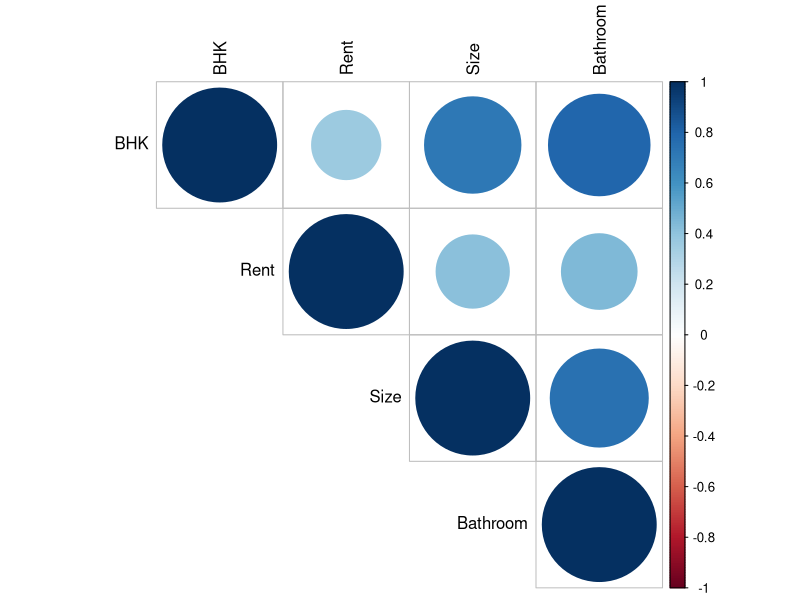
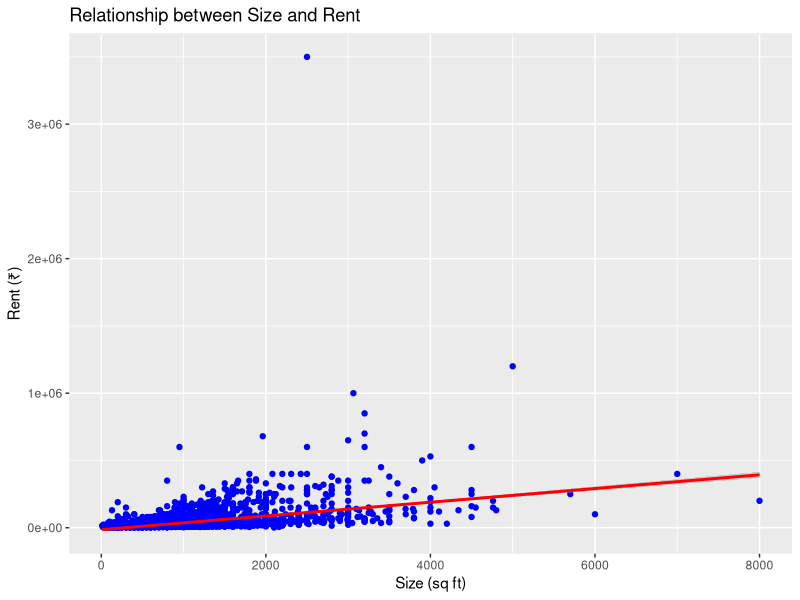
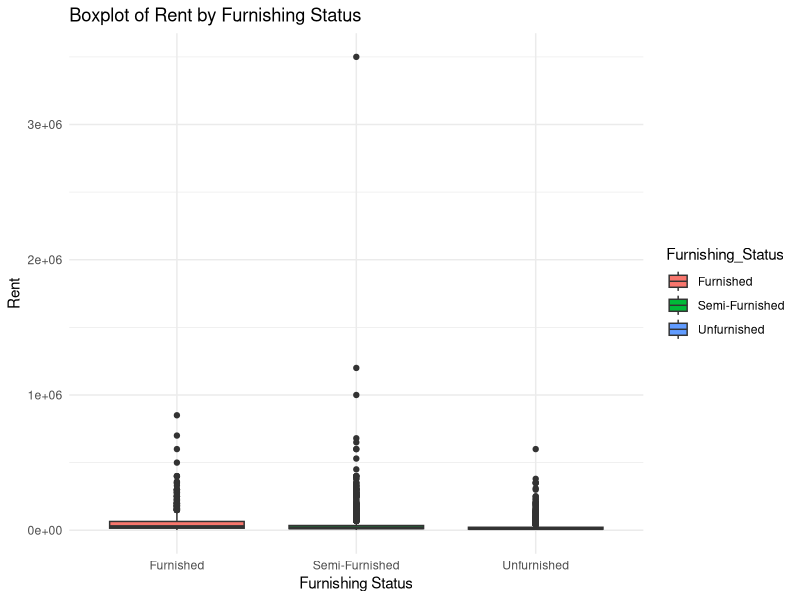
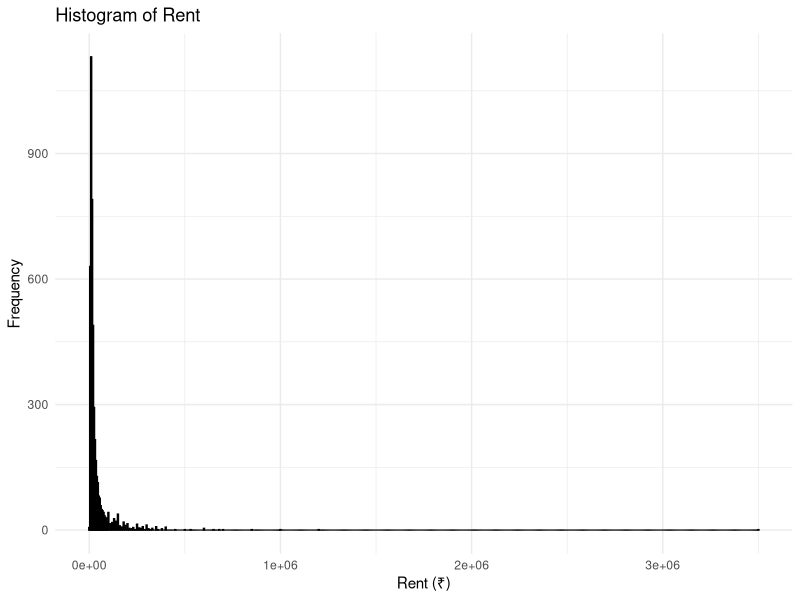
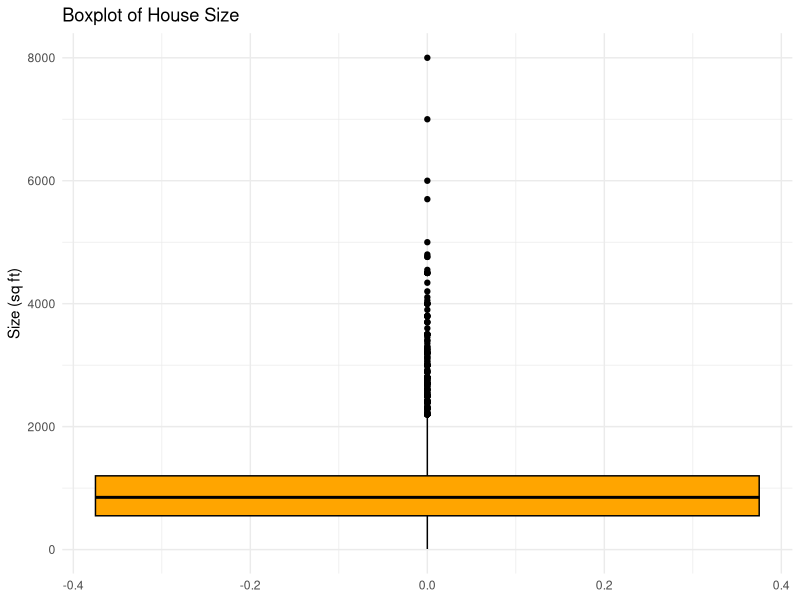
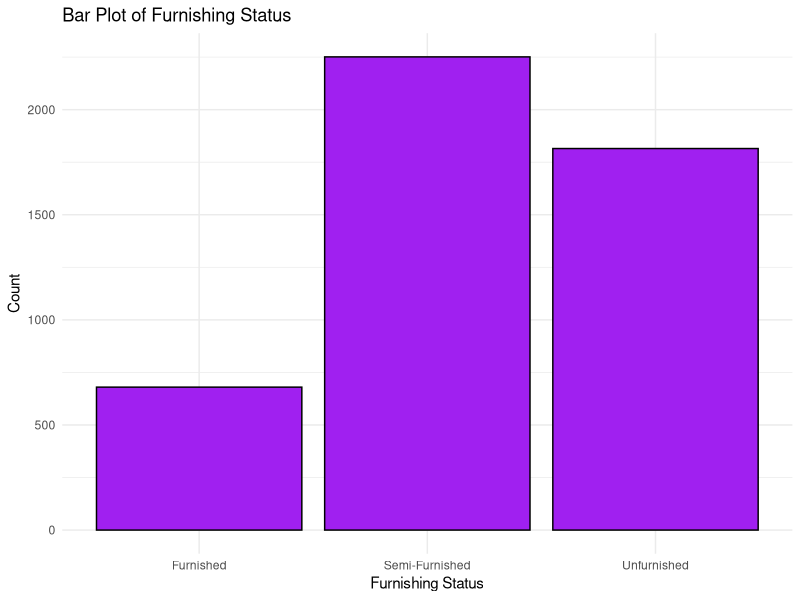
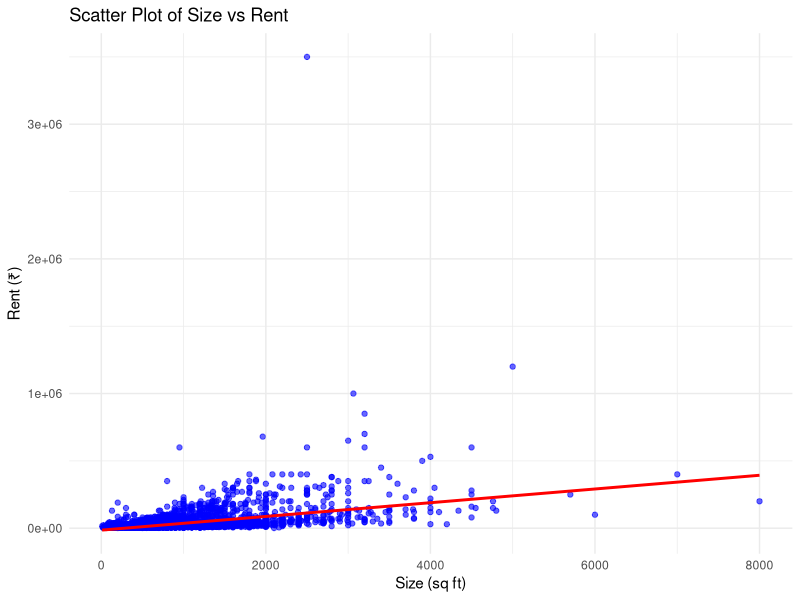
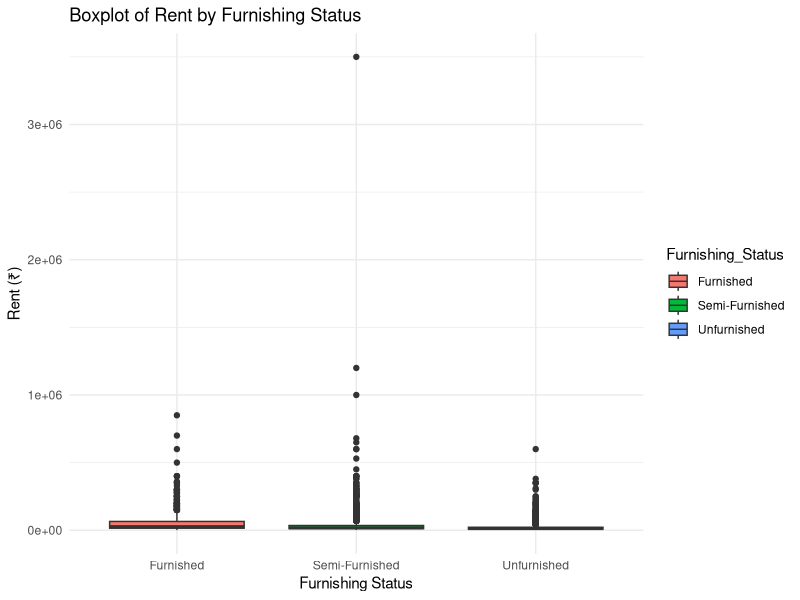

Write R code to recreate these figures, in order.
# Load the dataset
HouseRentData <- read.csv("data/House_Rent_Dataset.csv", colClasses = c(
  BHK = "numeric",                     # Number of bedrooms
  Rent = "numeric",                    # Rent amount
  Size = "numeric",                    # Size in square feet
  Area_Type = "factor",                # Type of area (e.g., Super Area)
  Area_Locality = "factor",         # Locality name
  City = "factor",                     # City name
  Furnishing_Status = "factor",        # Furnishing status (e.g., Furnished)
  Tenant_Preferred = "factor",         # Tenant preference
  Bathroom = "numeric",                # Number of bathrooms
  Point_of_Contact = "factor"       # Point of contact information
))

# Display structure to verify data types
str(HouseRentData)

# Display first few rows to ensure data is loaded correctly
head(HouseRentData)

# Optional: View the dataset in spreadsheet-like interface
View(HouseRentData)

# Load necessary libraries
library(dplyr)  # For data manipulation
library(ggplot2)  # For visualizations
library(corrplot)  # For correlation plots

# Assuming `HouseRentData` is already loaded

# Measures of Frequency
# Frequency distribution for categorical variables
frequency_analysis <- function(data, column_name) {
  return(data %>%
           group_by(!!sym(column_name)) %>%
           summarize(Frequency = n()) %>%
           arrange(desc(Frequency)))
}

# Example: Frequency of cities
city_frequency <- frequency_analysis(HouseRentData, "City")
print(city_frequency)

# Measures of Central Tendency
# Mean, Median, Mode
mean_rent <- mean(HouseRentData$Rent, na.rm = TRUE)
median_rent <- median(HouseRentData$Rent, na.rm = TRUE)
mode_rent <- as.numeric(names(sort(table(HouseRentData$Rent), decreasing = TRUE)[1]))

cat("Mean Rent:", mean_rent, "\n")
cat("Median Rent:", median_rent, "\n")
cat("Mode Rent:", mode_rent, "\n")

# Measures of Distribution
# Range, Variance, Standard Deviation, Interquartile Range
range_rent <- range(HouseRentData$Rent, na.rm = TRUE)
variance_rent <- var(HouseRentData$Rent, na.rm = TRUE)
sd_rent <- sd(HouseRentData$Rent, na.rm = TRUE)
iqr_rent <- IQR(HouseRentData$Rent, na.rm = TRUE)

cat("Range of Rent:", range_rent, "\n")
cat("Variance of Rent:", variance_rent, "\n")
cat("Standard Deviation of Rent:", sd_rent, "\n")
cat("Interquartile Range of Rent:", iqr_rent, "\n")

# Measures of Relationship
# Correlation Matrix
# Selecting numeric variables for correlation
numeric_columns <- HouseRentData %>%
  select_if(is.numeric)

correlation_matrix <- cor(numeric_columns, use = "complete.obs")
print(correlation_matrix)

# Correlation heatmap
corrplot(correlation_matrix, method = "circle", type = "upper", tl.col = "black")

# Example: Scatter plot to visualize relationship
ggplot(HouseRentData, aes(x = Size, y = Rent)) +
  geom_point(color = "blue") +
  geom_smooth(method = "lm", col = "red") +
  labs(title = "Relationship between Size and Rent",
       x = "Size (sq ft)",
       y = "Rent (₹)")

# Load necessary libraries
library(dplyr)  # For data manipulation
library(ggplot2)  # For visualizations
library(corrplot)  # For correlation plots

# Load necessary library
library(ggplot2)

# Assuming `HouseRentData` is already loaded
# Example: Perform ANOVA to test if Rent differs significantly across Furnishing_Status groups

# Check structure of the dataset
str(HouseRentData)

# Perform one-way ANOVA
anova_result <- aov(Rent ~ Furnishing_Status, data = HouseRentData)

# Display ANOVA summary
summary(anova_result)

# Post-hoc test (if ANOVA is significant, use Tukey's HSD to determine pairwise differences)
tukey_result <- TukeyHSD(anova_result)
print(tukey_result)

# Visualize group means
ggplot(HouseRentData, aes(x = Furnishing_Status, y = Rent, fill = Furnishing_Status)) +
  geom_boxplot() +
  labs(title = "Boxplot of Rent by Furnishing Status",
       x = "Furnishing Status",
       y = "Rent") +
  theme_minimal()

# Load necessary libraries
library(ggplot2)
library(corrplot)
library(dplyr)

# Univariate Plots

# Histogram for numeric variable (e.g., Rent)
ggplot(HouseRentData, aes(x = Rent)) +
  geom_histogram(binwidth = 5000, fill = "blue", color = "black") +
  labs(title = "Histogram of Rent", x = "Rent (₹)", y = "Frequency") +
  theme_minimal()

# Boxplot for numeric variable (e.g., Size)
ggplot(HouseRentData, aes(y = Size)) +
  geom_boxplot(fill = "orange", color = "black") +
  labs(title = "Boxplot of House Size", y = "Size (sq ft)") +
  theme_minimal()

# Bar plot for categorical variable (e.g., Furnishing_Status)
ggplot(HouseRentData, aes(x = Furnishing_Status)) +
  geom_bar(fill = "purple", color = "black") +
  labs(title = "Bar Plot of Furnishing Status", x = "Furnishing Status", y = "Count") +
  theme_minimal()

# Multivariate Plots

# Scatter plot for two numeric variables (e.g., Size vs. Rent)
ggplot(HouseRentData, aes(x = Size, y = Rent)) +
  geom_point(color = "blue", alpha = 0.6) +
  geom_smooth(method = "lm", color = "red", se = FALSE) +
  labs(title = "Scatter Plot of Size vs Rent", x = "Size (sq ft)", y = "Rent (₹)") +
  theme_minimal()

# Boxplot for numeric variable grouped by categorical variable (e.g., Rent by Furnishing_Status)
ggplot(HouseRentData, aes(x = Furnishing_Status, y = Rent, fill = Furnishing_Status)) +
  geom_boxplot() +
  labs(title = "Boxplot of Rent by Furnishing Status", x = "Furnishing Status", y = "Rent (₹)") +
  theme_minimal()

# Faceted plots to compare distributions (e.g., Rent distribution by City)
ggplot(HouseRentData, aes(x = Rent)) +
  geom_histogram(binwidth = 5000, fill = "green", color = "black") +
  facet_wrap(~City) +
  labs(title = "Histogram of Rent by City", x = "Rent (₹)", y = "Frequency") +
  theme_minimal()

# Heatmap of correlation matrix (numeric variables)
numeric_columns <- HouseRentData %>%
  select_if(is.numeric)
correlation_matrix <- cor(numeric_columns, use = "complete.obs")
corrplot(correlation_matrix, method = "color", type = "upper", tl.col = "black")
